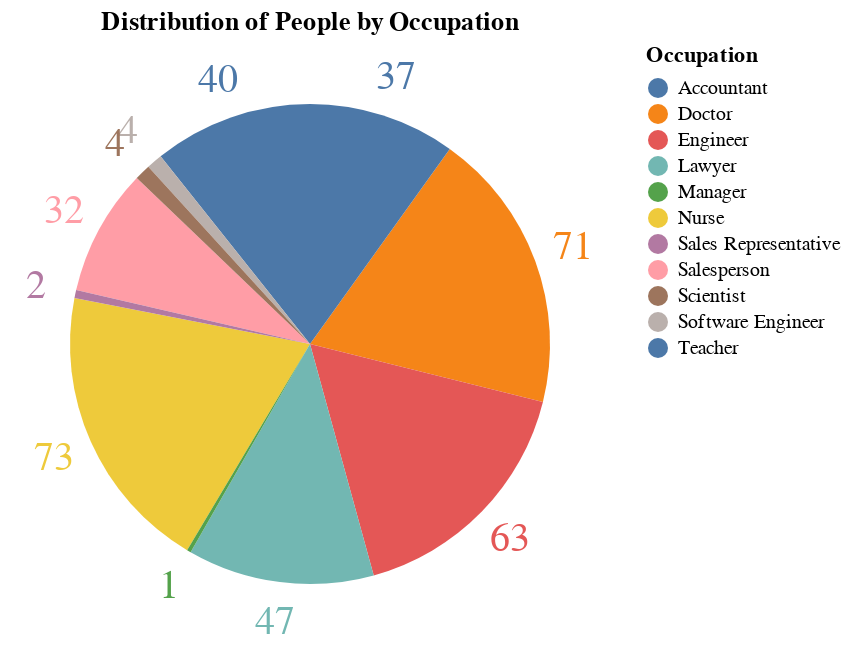

Notebook source saved alongside this figure:
### Code cell
occupation_counts = df['Occupation'].value_counts()

occupation_df = pd.DataFrame({
    'Occupation': occupation_counts.index,
    'Count': occupation_counts.values
})
#------------------------------------------------------------------------------------------------------------------------------------------------------
base = alt.Chart(occupation_df).encode(
    alt.Theta("Count:Q").stack(True),
    alt.Color("Occupation:N").legend(title='Occupation'),
    tooltip=("Occupation", "Count")
)


pie = base.mark_arc(outerRadius=120)
text = base.mark_text(radius=140, size=20).encode(text="Count:N")

chart = alt.layer(pie, text).properties(title='Distribution of People by Occupation')
chart

### Figure 1 — Vega-Lite specification as saved in the notebook (floating-point values rounded to 4 significant figures)
{"config": {"view": {"continuousWidth": 300, "continuousHeight": 300}}, "layer": [{"mark": {"type": "arc", "outerRadius": 120}, "encoding": {"color": {"field": "Occupation", "legend": {"title": "Occupation"}, "type": "nominal"}, "theta": {"field": "Count", "stack": true, "type": "quantitative"}, "tooltip": [{"field": "Occupation", "type": "nominal"}, {"field": "Count", "type": "quantitative"}]}}, {"mark": {"type": "text", "radius": 140, "size": 20}, "encoding": {"color": {"field": "Occupation", "legend": {"title": "Occupation"}, "type": "nominal"}, "text": {"field": "Count", "type": "nominal"}, "theta": {"field": "Count", "stack": true, "type": "quantitative"}, "tooltip": [{"field": "Occupation", "type": "nominal"}, {"field": "Count", "type": "quantitative"}]}}], "data": {"name": "data-018102dfaca31095e646c01c3cc3b93d"}, "title": "Distribution of People by Occupation", "$schema": "https://vega.github.io/schema/vega-lite/v5.8.0.json", "datasets": {"data-018102dfaca31095e646c01c3cc3b93d": [{"Occupation": "Nurse", "Count": 73}, {"Occupation": "Doctor", "Count": 71}, {"Occupation": "Engineer", "Count": 63}, {"Occupation": "Lawyer", "Count": 47}, {"Occupation": "Teacher", "Count": 40}, {"Occupation": "Accountant", "Count": 37}, {"Occupation": "Salesperson", "Count": 32}, {"Occupation": "Software Engineer", "Count": 4}, {"Occupation": "Scientist", "Count": 4}, {"Occupation": "Sales Representative", "Count": 2}, {"Occupation": "Manager", "Count": 1}]}}
